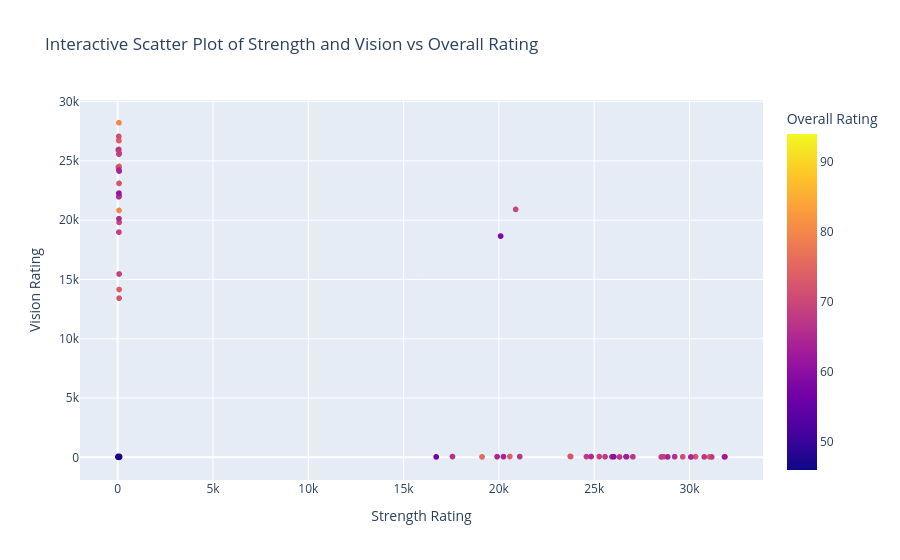

Notebook code cell kept with this figure:
### Markdown cell above
### Exercise 5

Embracing modern tools, we want to utilise Plotly to create an interactive visualisation. This dynamic plot will empower us to explore the intricate relationships between our categories. We also want to include hover information to add an extra layer of insight for more informed decision-making.

Implement an interactive visualisation using Plotly to allow users to explore the relationship between `Strength`, `Vision`, and the `Overall` rating using the **hover information** feature to allow the user to have an interactive view of the data.

Arrange the plot as follows:

* Place `Strength` on the x-axis.
* Place `Vision` on the y-axis.
* Colour-code the points to represent the `Overall` rating.
* Include a hover that has the name of the player as well as the  `Strength`, `Vision`, and `Overall` ratings for each player.

### Code cell
# insert code here
import plotly.express as px

# Scatter plot using Plotly
fig = px.scatter(soccer_df, x='Strength', y='Vision', color='Overall', hover_name='Name',
                 title='Interactive Scatter Plot of Strength and Vision vs Overall Rating',
                 labels={'Strength': 'Strength Rating', 'Vision': 'Vision Rating', 'Overall': 'Overall Rating'})

# Show the interactive plot
fig.show()

### Figure 1 — Plotly figure (JSON) as saved in the notebook; plotly's stock layout.template omitted (floating-point values rounded to 4 significant figures; data arrays with more than 128 entries replaced by an {"elided": "..."} marker saying what was removed)
{"data": [{"hovertemplate": "<b>%{hovertext}</b><br><br>Strength Rating=%{x}<br>Vision Rating=%{y}<br>Overall Rating=%{marker.color}<extra></extra>", "hovertext": {"elided": "17981 str values"}, "legendgroup": "", "marker": {"color": {"elided": "17981 float values"}, "coloraxis": "coloraxis", "symbol": "circle"}, "mode": "markers", "name": "", "showlegend": false, "type": "scattergl", "x": {"elided": "17981 float values"}, "xaxis": "x", "y": {"elided": "17981 float values"}, "yaxis": "y"}], "layout": {"coloraxis": {"colorbar": {"title": {"text": "Overall Rating"}}, "colorscale": [[0, "#0d0887"], [0.1111, "#46039f"], [0.2222, "#7201a8"], [0.3333, "#9c179e"], [0.4444, "#bd3786"], [0.5556, "#d8576b"], [0.6667, "#ed7953"], [0.7778, "#fb9f3a"], [0.8889, "#fdca26"], [1, "#f0f921"]]}, "legend": {"tracegroupgap": 0}, "title": {"text": "Interactive Scatter Plot of Strength and Vision vs Overall Rating"}, "xaxis": {"anchor": "y", "domain": [0, 1], "title": {"text": "Strength Rating"}}, "yaxis": {"anchor": "x", "domain": [0, 1], "title": {"text": "Vision Rating"}}}}
